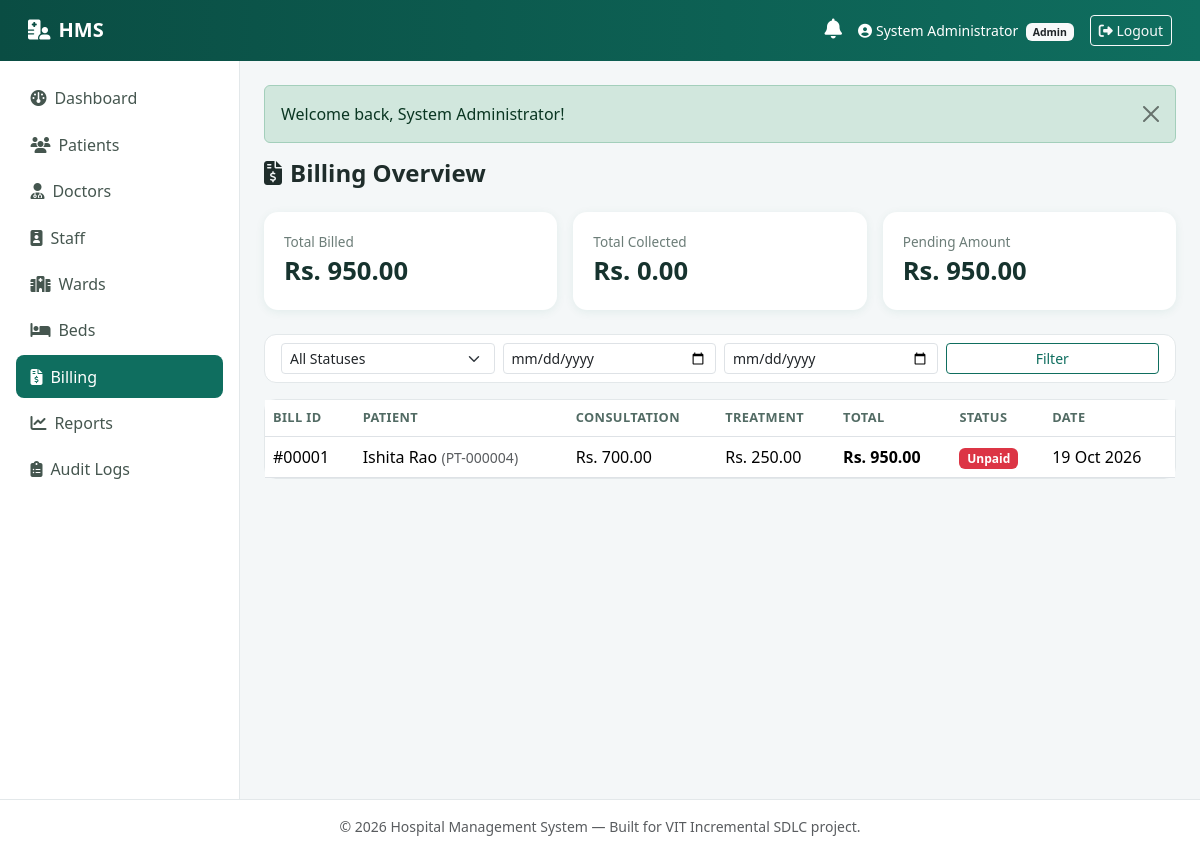
Page /admin/billing.php (signed in) on the committed database.
### tables this page shows
CREATE TABLE bills (
    id INT AUTO_INCREMENT PRIMARY KEY,
    patient_id INT NOT NULL,
    appointment_id INT DEFAULT NULL,
    consultation_fee DECIMAL(10,2) NOT NULL DEFAULT 0.00,
    treatment_charges DECIMAL(10,2) NOT NULL DEFAULT 0.00,
    total_amount DECIMAL(10,2) NOT NULL DEFAULT 0.00,
    status ENUM('Unpaid','Paid','Failed','Pending') NOT NULL DEFAULT 'Unpaid',
    created_at TIMESTAMP NOT NULL DEFAULT CURRENT_TIMESTAMP,
    CONSTRAINT fk_bill_patient FOREIGN KEY (patient_id) REFERENCES patients(id) ON DELETE CASCADE,
    CONSTRAINT fk_bill_appointment FOREIGN KEY (appointment_id) REFERENCES appointments(id) ON DELETE SET NULL,
    INDEX idx_bill_patient (patient_id),
    INDEX idx_bill_status (status)
);

CREATE TABLE users (
    id INT AUTO_INCREMENT PRIMARY KEY,
    name VARCHAR(150) NOT NULL,
    email VARCHAR(150) NOT NULL UNIQUE,
    password VARCHAR(255) NOT NULL,                
    role ENUM('patient','doctor','admin') NOT NULL,
    phone VARCHAR(20) DEFAULT NULL,
    address VARCHAR(255) DEFAULT NULL,
    date_of_birth DATE DEFAULT NULL,
    status ENUM('active','inactive') NOT NULL DEFAULT 'active',
    created_at TIMESTAMP NOT NULL DEFAULT CURRENT_TIMESTAMP,
    INDEX idx_users_role (role),
    INDEX idx_users_status (status)
);

CREATE TABLE patients (
    id INT AUTO_INCREMENT PRIMARY KEY,
    user_id INT NOT NULL UNIQUE,
    patient_id VARCHAR(20) NOT NULL UNIQUE,         
    emergency_contact VARCHAR(50) DEFAULT NULL,
    blood_group VARCHAR(5) DEFAULT NULL,
    created_at TIMESTAMP NOT NULL DEFAULT CURRENT_TIMESTAMP,
    CONSTRAINT fk_patients_user FOREIGN KEY (user_id) REFERENCES users(id) ON DELETE CASCADE
);

### includes/functions.php (called while the page is built, shortened)
<?php
function clean(string $value): string
{
    return trim(strip_tags($value));
}
function esc(?string $value): string
{
    return htmlspecialchars($value ?? '', ENT_QUOTES, 'UTF-8');
}
function formatDate(?string $date): string
{
    return date('d M Y', strtotime($date));
}
function formatMoney(float $amount): string
{
    return 'Rs. ' . number_format($amount, 2);
}
function statusBadgeClass(string $status): string
{
    $map = [
        'Scheduled'   => 'bg-info text-dark',
        'Confirmed'   => 'bg-primary',
        'Completed'   => 'bg-success',
        'Cancelled'   => 'bg-danger',
        'Rescheduled' => 'bg-warning text-dark',
        'Unpaid'      => 'bg-danger',
        'Paid'        => 'bg-success',
        'Failed'      => 'bg-danger',
        'Pending'     => 'bg-warning text-dark',
        'active'      => 'bg-success',
        'inactive'    => 'bg-secondary',
        'Available'   => 'bg-success',
        'Occupied'    => 'bg-danger',
    ];
    return $map[$status] ?? 'bg-secondary';
}

### admin/billing.php (the view, shortened to what this page needs)
<?php
$pdo = getDB();
$from = clean($_GET['from'] ?? '');
$to = clean($_GET['to'] ?? '');
$sql = "SELECT b.*, u.name AS patient_name, p.patient_id AS patient_code FROM bills b
        JOIN patients p ON b.patient_id = p.id JOIN users u ON p.user_id = u.id WHERE 1=1";
$params = [];
$sql .= ' ORDER BY b.created_at DESC LIMIT 200';
$stmt = $pdo->prepare($sql);
$stmt->execute($params);
$bills = $stmt->fetchAll();
$totalBilled = (float)$pdo->query("SELECT COALESCE(SUM(total_amount),0) s FROM bills")->fetch()['s'];
$totalPaid = (float)$pdo->query("SELECT COALESCE(SUM(amount),0) s FROM payments WHERE payment_status='Success'")->fetch()['s'];
$totalPending = (float)$pdo->query("SELECT COALESCE(SUM(total_amount),0) s FROM bills WHERE status IN ('Unpaid','Pending','Failed')")->fetch()['s'];
include __DIR__ . '/../includes/header.php';
include __DIR__ . '/../includes/navbar.php';
?>
<h4 class="fw-bold mb-4"><i class="fa-solid fa-file-invoice-dollar me-2"></i>Billing Overview</h4>
<div class="row g-3 mb-4">
  <div class="col-md-4">
    <div class="stat-card"><div class="stat-label">Total Billed</div><div class="stat-value"><?= formatMoney($totalBilled) ?></div></div>
  </div>
  <div class="col-md-4">
    <div class="stat-card"><div class="stat-label">Total Collected</div><div class="stat-value"><?= formatMoney($totalPaid) ?></div></div>
  </div>
  <div class="col-md-4">
    <div class="stat-card"><div class="stat-label">Pending Amount</div><div class="stat-value"><?= formatMoney($totalPending) ?></div></div>
  </div>
</div>
<div class="card mb-3">
  <div class="card-body py-2">
    <form method="GET" class="row g-2 align-items-center">
      <div class="col-md-3">
        <select name="status" class="form-select form-select-sm">
          <option value="">All Statuses</option>
        </select>
      </div>
      <div class="col-md-3"><input type="date" name="from" class="form-control form-control-sm" value="<?= esc($from) ?>"></div>
      <div class="col-md-3"><input type="date" name="to" class="form-control form-control-sm" value="<?= esc($to) ?>"></div>
      <div class="col-md-3"><button class="btn btn-outline-primary btn-sm w-100" type="submit">Filter</button></div>
    </form>
  </div>
</div>
<div class="card">
  <div class="card-body p-0">
    <?php if (!$bills): ?>
      <div class="empty-state"><i class="fa-regular fa-file-invoice"></i>No bills found.</div>
    <?php else: ?>
      <div class="table-responsive">
        <table class="table table-hover mb-0 align-middle">
          <thead><tr><th>Bill ID</th><th>Patient</th><th>Consultation</th><th>Treatment</th><th>Total</th><th>Status</th><th>Date</th></tr></thead>
          <tbody>
          <?php foreach ($bills as $b): ?>
            <tr>
              <td>#<?= str_pad((string)$b['id'], 5, '0', STR_PAD_LEFT) ?></td>
              <td><?= esc($b['patient_name']) ?> <span class="text-muted small">(<?= esc($b['patient_code']) ?>)</span></td>
              <td><?= formatMoney((float)$b['consultation_fee']) ?></td>
              <td><?= formatMoney((float)$b['treatment_charges']) ?></td>
              <td class="fw-bold"><?= formatMoney((float)$b['total_amount']) ?></td>
              <td><span class="badge <?= statusBadgeClass($b['status']) ?>"><?= esc($b['status']) ?></span></td>
              <td><?= formatDate($b['created_at']) ?></td>
            </tr>
          <?php endforeach; ?>
          </tbody>
        </table>
      </div>
    <?php endif; ?>
  </div>
</div>
<?php include __DIR__ . '/../includes/footer.php'; ?>

### assets/css/style.css (style rules this page uses)
:root { --hms-primary: #0f6e5f; --hms-primary-dark: #0a4d43; --hms-accent: #2f9e8f; --hms-bg: #f4f7f8; --hms-sidebar-bg: #ffffff; --hms-border: #e3e8ea; }
body { background-color: var(--hms-bg); font-family: 'Segoe UI', Roboto, -apple-system, BlinkMacSystemFont, sans-serif; color: #1f2d2b; }
.stat-card { border: none; border-radius: 14px; box-shadow: 0 2px 10px rgba(15, 110, 95, 0.08); padding: 1.25rem; background: #fff; height: 100%; }
.stat-card .stat-value { font-size: 1.6rem; font-weight: 700; color: #16332e; }
.stat-card .stat-label { color: #6c7d78; font-size: 0.85rem; }
.card { border-radius: 12px; border: 1px solid var(--hms-border); }
.table thead th { color: #526b64; font-size: 0.8rem; text-transform: uppercase; letter-spacing: 0.03em; border-bottom-width: 1px; }
.btn-outline-primary { color: var(--hms-primary); border-color: var(--hms-primary); }

### rows in the picture
bills: id "00001", users.name "Ishita Rao", patient.patient_id "PT-000004", consultation_fee "Rs. 700.00", treatment_charges "Rs. 250.00", total_amount "Rs. 950.00", status "Unpaid", created_at "19 Oct 2026"

### other values in the picture
$_SESSION['name'] "System Administrator"
$role "Admin"
$label "Dashboard"
$label "Patients"
$label "Doctors"
$label "Staff"
$label "Wards"
$label "Beds"
$label "Billing"
$label "Reports"
$label "Audit Logs"
$flash['message'] "Welcome back, System Administrator!"
formatMoney($totalBilled) "Rs. 950.00"
formatMoney($totalPaid) "Rs. 0.00"
formatMoney($totalPending) "Rs. 950.00"
